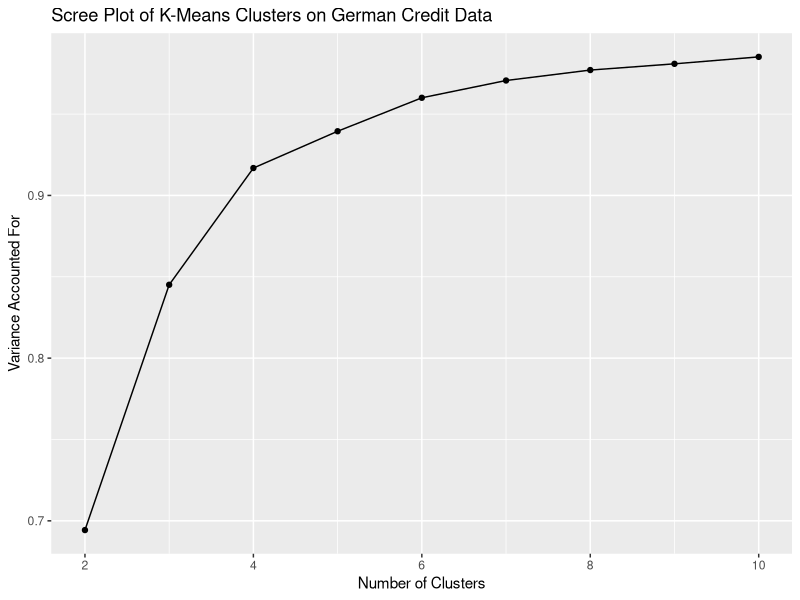

The R script that drew this image: (Note: a time limit stopped this script after it produced the figure.)
## ---- chunk 1
knitr::opts_chunk$set(echo = TRUE)

library(dplyr)
library(ggplot2)
## ---- chunk 2
splitData <- function(data, smp_size) {
  # Take a dataset and split it randomly into train and test sets
  # The size of the training set is the smp_size argument
  train_ind <- sample(seq_len(nrow(data)), size = smp_size)
  train <- data[ train_ind, ]
  test  <- data[-train_ind, ]
  
  list("train"=train, "test"=test)
}

varianceAccountedFor <- function(model) {
  with(model, betweenss / totss)
}
## ---- chunk 3
library(caret)
data("GermanCredit")
data_list <- splitData(GermanCredit, 632)
Train <- data_list$train
Test  <- data_list$test
## ---- chunk 4
set.seed(123)
km_list <- lapply(2:10, function(k) {
  kmeans(Train[,c(1,2,3)], k,  nstart = 100)
})

vafs <- plyr::ldply(km_list, function(km) {
  vaf <- varianceAccountedFor(km)
  data.frame(k=nrow(km$centers), vaf=vaf) 
})
## ---- chunk 5
ggplot(vafs, aes(x=k, y=vaf)) + 
  geom_point() + geom_line() + 
  labs(x="Number of Clusters",
       y="Variance Accounted For",
       title="Scree Plot of K-Means Clusters on German Credit Data")
## ---- chunk 6
km <- km_list[[2]] # third element is three clusters
Train$Group = c(km$cluster)

# Variance Accounted For
vaf <- km$betweenss / km$totss
(vaf)

# K-Means Centers
arrange(data.frame(km$centers), Duration)
## ---- chunk 7
km_hold <- kmeans(Test[,c(1,2,3)], km$centers, nstart=20)
(varianceAccountedFor(km_hold))
arrange(data.frame(km_hold$centers), Duration)
## ---- chunk 8
fun.okc.2= function (data = data, nclust = nclust, lnorm = lnorm, tolerance = tolerance) 
{
    M = nrow(data)
    N = ncol(data)
    K = nclust
    niterations = 50
#    datanorm = apply(data, 2, fun.normalize)
    datanorm = scale(data)
    S = matrix(sample(c(0, 1), M * K, replace = TRUE), M, K)
    S = cbind(S, rep(1, M))
    W = matrix(runif(N * K), K, N)
    W = rbind(W, rep(0, N))
    sse = rep(0, niterations)
    oprevse = exp(70)
    opercentse = 1
    i = 1
    while ((i <= niterations) & (opercentse > tolerance)) {
        for (k in 1:K) {
            sminusk = S[, -k]
            wminusk = W[-k, ]
            s = as.matrix(S[, k])
            w = t(as.matrix(W[k, ]))
            dstar = datanorm - sminusk %*% wminusk
            prevse = exp(70)
            percentse = 1
            l = 1
            while ((l <= niterations) & (percentse > tolerance)) {
                for (m in 1:N) {
                  if (lnorm == 2) {
                    w[1, m] = mean(dstar[s == 1, m], na.rm = TRUE)
                  }
                  if (lnorm == 1) {
                    w[1, m] = median(dstar[s == 1, m], na.rm = TRUE)
                  }
                }
                for (m in 1:M) {
                  if (lnorm == 2) {
                    ss1 = sum((dstar[m, ] - w[1, ])^2, na.rm = TRUE)
                    ss0 = sum((dstar[m, ])^2, na.rm = TRUE)
                  }
                  if (lnorm == 1) {
                    ss1 = sum(abs(dstar[m, ] - w[1, ]), na.rm = TRUE)
                    ss0 = sum(abs(dstar[m, ]), na.rm = TRUE)
                  }
                  if (ss1 <= ss0) {
                    s[m, 1] = 1
                  }
                  if (ss1 > ss0) {
                    s[m, 1] = 0
                  }
                }
                if (sum(s) == 0) {
                  s[sample(1:length(s), 2)] = 1
                }
                if (lnorm == 2) {
                  se = sum((dstar - s %*% w)^2, na.rm = TRUE)
                }
                if (lnorm == 1) {
                  se = sum(abs(dstar - s %*% w), na.rm = TRUE)
                }
                percentse = 1 - se/prevse
                prevse = se
                l = l + 1
            }
            S[, k] = as.vector(s)
            W[k, ] = as.vector(w)
        }
        if (lnorm == 2) 
            sse[i] = sum((datanorm - S %*% W)^2, na.rm = TRUE)/sum((datanorm - 
                mean(datanorm, na.rm = TRUE))^2, na.rm = TRUE)
        if (lnorm == 1) 
            sse[i] = sum(abs(datanorm - S %*% W), na.rm = TRUE)/sum(abs(datanorm - 
                median(datanorm, na.rm = TRUE)), na.rm = TRUE)
        if (lnorm == 2) {
            ose = sum((datanorm - S %*% W)^2, na.rm = TRUE)
        }
        if (lnorm == 1) {
            ose = sum(abs(datanorm - S %*% W), na.rm = TRUE)
        }
        opercentse = (oprevse - ose)/oprevse
        oprevse = ose
        i = i + 1
    }
    if (lnorm == 2) 
        vaf = cor(as.vector(datanorm), as.vector(S %*% W), use = "complete.obs")^2
    if (lnorm == 1) 
        vaf = 1 - sse[i - 1]
     rrr = list(Data = data, Normalized.Data = datanorm, Tolerance = tolerance, 
        Groups = S[, 1:K], Centroids = round(W[1:K, ], 2), SSE.Percent = sse[1:i - 
            1], VAF = vaf)


    return(rrr)
}

komeans=function (data = data, nclust = nclust, lnorm = lnorm, nloops = nloops, tolerance = tolerance, seed = seed) 
{
    prevsse = 100
    set.seed(seed)
    for (i in 1:nloops) {
        z = fun.okc.2(data = data, nclust = nclust, lnorm = lnorm, 
            tolerance = tolerance)
        if (z$SSE.Percent[length(z$SSE.Percent[z$SSE.Percent >  0])] < prevsse) {
            prevsse = z$SSE.Percent[length(z$SSE.Percent[z$SSE.Percent >  0])]
            ind = i
            z.old = z
        }
    }
    return(list(data = z.old$Data, Normalized.Data = z.old$Normalized.Data, 
        Group = z.old$Group %*% as.matrix(2^(0:(nclust-1)) ), Centroids = z.old$Centroids, Tolerance = z.old$Tolerance, 
        SSE.Pecent = z.old$SSE.Percent, VAF = z.old$VAF, iteration = ind, 
        seed = seed))
}
## ---- chunk 9
kom_list <- lapply(2:6, function(i) {
  komeans(Train[,1:3], nclust=i, lnorm=2, nloops=50, tolerance=0.001, seed=123)
})

kom_vafs <- sapply(kom_list, function(kom) kom$VAF)
kom_vafs <- data.frame(
  k=2:6,
  vaf = kom_vafs)

ggplot(kom_vafs, aes(x=k, y=vaf)) + 
  geom_point() + geom_line() + 
  labs(x="Number of Clusters",
       y="Variance Accounted For",
       title="Scree Plot of K-Overlapping-Means Clusters on German Credit Data")
## ---- chunk 10
kom <- kom_list[[2]]

(table(kom$Group))

kom$data$Group <- c(kom$Group)

kom$data %>%
  filter(Group %in% c(0, 1, 2)) %>%
  group_by(Group) %>%
  summarize(Duration = mean(Duration), 
            Amount = mean(Amount), 
            InstallmentRatePercentage = mean(InstallmentRatePercentage)) %>%
  arrange(Duration)
